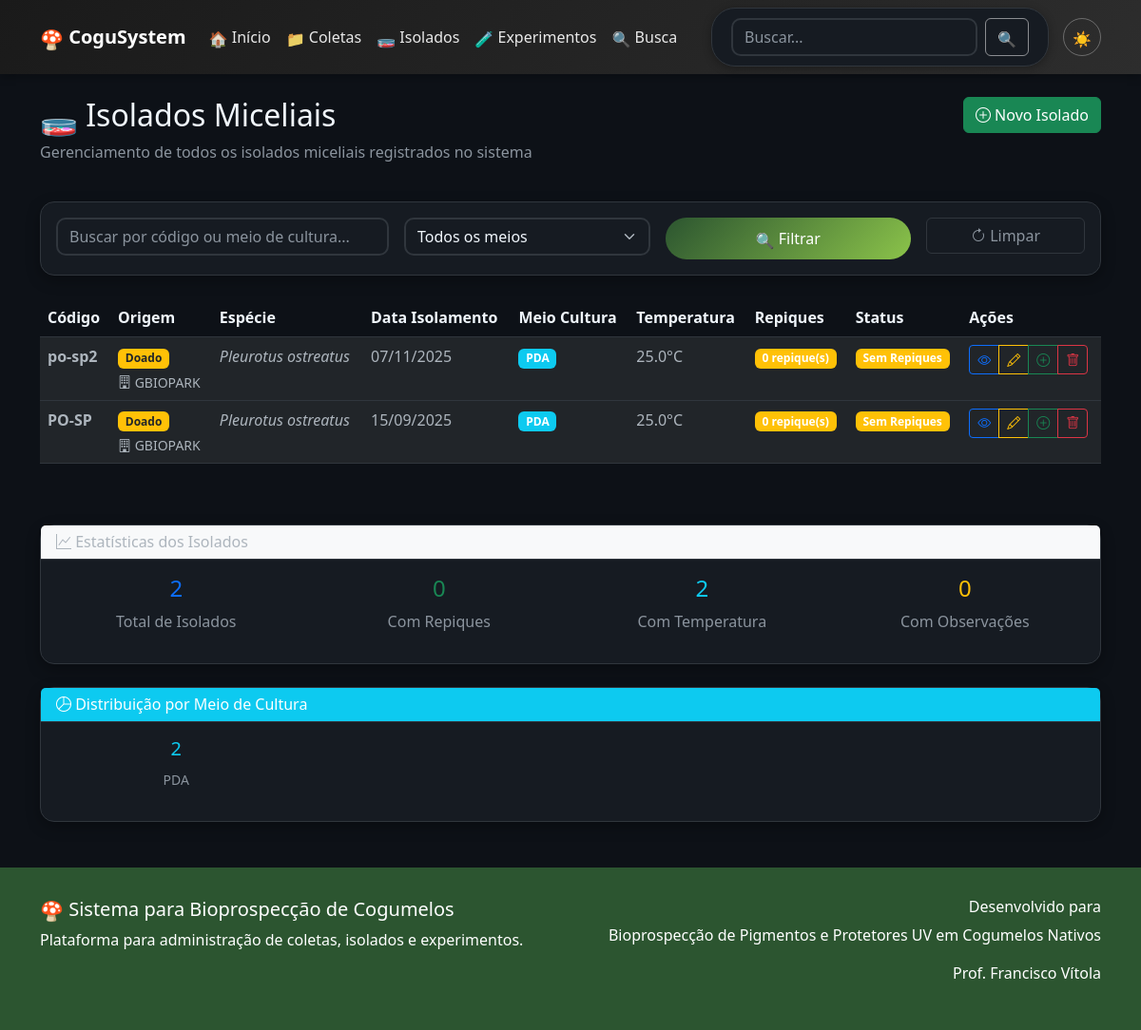
The app's page /isolados, older data.
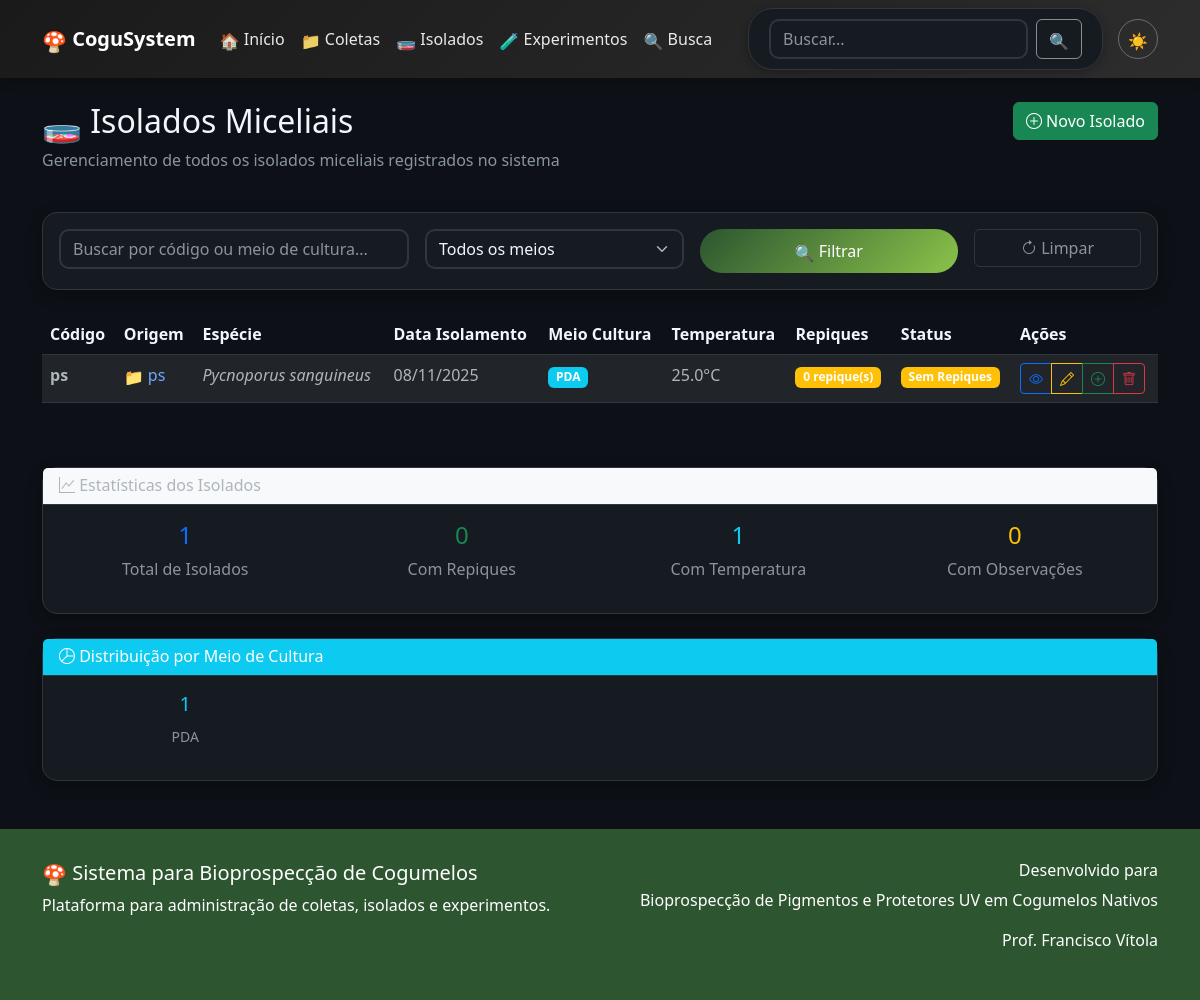
The same page, newer data.
### app.py (models this page shows)
class Isolado(db.Model):
    id = db.Column(db.Integer, primary_key=True)
    codigo = db.Column(db.String(50), unique=True, nullable=False)
    coleta_id = db.Column(db.Integer, db.ForeignKey('coleta.id'), nullable=True)
    origem_tipo = db.Column(db.String(20), nullable=False, default='coleta')
    origem_instituicao = db.Column(db.String(255))
    especie_nome_cientifico = db.Column(db.String(200))
    data_isolamento = db.Column(db.Date, nullable=False)
    meio_cultura = db.Column(db.String(100))
    temperatura_incubacao = db.Column(db.Float)
    observacoes = db.Column(db.Text)
    data_cadastro = db.Column(db.DateTime, default=datetime.utcnow)
    repiques = db.relationship('Repique', backref='isolado', lazy=True, cascade='all, delete-orphan')
    experimentos = db.relationship('Experimento', backref='isolado', lazy=True, cascade='all, delete-orphan')
    imagens = db.relationship('ImagemIsolado', back_populates='isolado', lazy=True, cascade='all, delete-orphan')

class Coleta(db.Model):
    id = db.Column(db.Integer, primary_key=True)
    codigo = db.Column(db.String(50), unique=True, nullable=False)
    nome_cientifico = db.Column(db.String(200))
    nome_popular = db.Column(db.String(200))
    data_coleta = db.Column(db.Date, nullable=False)
    local_coleta = db.Column(db.String(500))
    coordenadas = db.Column(db.String(100))
    substrato = db.Column(db.String(200))
    coletor = db.Column(db.String(200))
    observacoes = db.Column(db.Text)
    data_cadastro = db.Column(db.DateTime, default=datetime.utcnow)
    isolados = db.relationship('Isolado', backref='coleta', lazy=True, cascade='all, delete-orphan')
    experimentos = db.relationship('Experimento', backref='coleta', lazy=True, cascade='all, delete-orphan')
    imagens = db.relationship('ImagemColeta', back_populates='coleta', lazy=True, cascade='all, delete-orphan')

### app.py (the view)
@app.route('/isolados')
def isolados():
    page = request.args.get('page', 1, type=int)
    isolados = Isolado.query.order_by(Isolado.data_cadastro.desc()).paginate(
        page=page, per_page=20, error_out=False)
    return render_template('isolados.html', isolados=isolados)

### templates/isolados.html (shortened to what the changed rows need)
{% extends "base.html" %}
{% block content %}
<div class="row mb-4">
    <div class="col-md-8">
        <h2><i class="bi bi-petri-dish"></i> Isolados Miceliais</h2>
    </div>
</div>
<div class="row">
    <div class="col-12">
        {% if isolados.items %}
            <div class="table-responsive">
                <table class="table table-hover">
                    <thead class="table-dark">
                        <tr>
                            <th>Código</th>
                            <th>Origem</th>
                            <th>Espécie</th>
                            <th>Data Isolamento</th>
                            <th>Meio Cultura</th>
                            <th>Temperatura</th>
                            <th>Repiques</th>
                            <th>Status</th>
                            <th>Ações</th>
                        </tr>
                    </thead>
                    <tbody>
                        {% for isolado in isolados.items %}
                        <tr>
                            <td>
                                <strong>{{ isolado.codigo }}</strong>
                            </td>
                            <td>
                                {% set origem_tipo = isolado.origem_tipo or 'coleta' %}
                                {% if origem_tipo == 'coleta' %}
                                    {% if isolado.coleta %}
                                        <a href="{{ url_for('coleta_detalhe', id=isolado.coleta.id) }}"
                                           class="text-decoration-none">
                                            <i class="bi bi-collection"></i> {{ isolado.coleta.codigo }}
                                        </a>
                                    {% else %}
                                        <span class="text-muted">Coleta não informada</span>
                                    {% endif %}
                                {% elif origem_tipo == 'adquirida' %}
                                    <span class="badge bg-info text-dark">Adquirido</span>
                                    {% if isolado.origem_instituicao %}
                                        <div class="small mt-1"><i class="bi bi-building"></i> {{ isolado.origem_instituicao }}</div>
                                    {% endif %}
                                {% elif origem_tipo == 'doada' %}
                                    <span class="badge bg-warning text-dark">Doado</span>
                                    {% if isolado.origem_instituicao %}
                                        <div class="small mt-1"><i class="bi bi-building"></i> {{ isolado.origem_instituicao }}</div>
                                    {% endif %}
                                {% else %}
                                    <span class="text-muted">Origem não informada</span>
                                {% endif %}
                            </td>
                            <td>
                                {% if isolado.especie_nome_cientifico %}
                                    <em>{{ isolado.especie_nome_cientifico }}</em>
                                {% else %}
                                    <span class="text-muted">Não informado</span>
                                {% endif %}
                            </td>
                            <td>{{ isolado.data_isolamento.strftime('%d/%m/%Y') }}</td>
                            <td>
                                <span class="badge bg-info">{{ isolado.meio_cultura }}</span>
                            </td>
                            <td>
                                {% if isolado.temperatura_incubacao %}
                                    {{ isolado.temperatura_incubacao }}°C
                                {% else %}
                                    <span class="text-muted">N/A</span>
                                {% endif %}
                            </td>
                            <td>
                                <span class="badge bg-{{ 'success' if isolado.repiques else 'warning' }}">
                                    {{ isolado.repiques|length }} repique(s)
                                </span>
                            </td>
                            <td>
                                {% if isolado.repiques %}
                                    <span class="badge bg-success">Ativo</span>
                                {% else %}
                                    <span class="badge bg-warning">Sem Repiques</span>
                                {% endif %}
                            </td>
                            <td>
                                <div class="btn-group" role="group">
                                    <a href="{{ url_for('isolado_detalhe', id=isolado.id) }}"
                                       class="btn btn-sm btn-outline-primary" title="Ver Detalhes">
                                        <i class="bi bi-eye"></i>
                                    </a>
                                    <a href="{{ url_for('editar_isolado', id=isolado.id) }}"
                                       class="btn btn-sm btn-outline-warning" title="Editar Isolado">
                                        <i class="bi bi-pencil"></i>
                                    </a>
                                    <a href="{{ url_for('novo_repique', isolado_id=isolado.id) }}"
                                       class="btn btn-sm btn-outline-success" title="Novo Repique">
                                        <i class="bi bi-plus-circle"></i>
                                    </a>
                                    <button type="button" class="btn btn-sm btn-outline-danger delete-isolado-btn"
                                            data-isolado-id="{{ isolado.id }}"
                                            data-isolado-codigo="{{ isolado.codigo }}"
                                            data-repiques-count="{{ isolado.repiques|length }}"
                                            data-experimentos-count="{{ isolado.experimentos|length }}"
                                            title="Excluir Isolado">
                                        <i class="bi bi-trash"></i>
                                    </button>
                                </div>
                            </td>
                        </tr>
                        {% endfor %}
                    </tbody>
                </table>
            </div>
        {% endif %}
    </div>
</div>
<div class="row mt-5">
    <div class="col-12">
        <div class="card">
            <div class="card-body">
                <div class="row text-center">
                    <div class="col-md-3">
                        <h4 class="text-primary">{{ isolados.total }}</h4>
                        <p class="text-muted">Total de Isolados</p>
                    </div>
                    <div class="col-md-3">
                        <h4 class="text-info">{{ isolados.items|selectattr('temperatura_incubacao')|list|length }}</h4>
                        <p class="text-muted">Com Temperatura</p>
                    </div>
                </div>
            </div>
        </div>
    </div>
</div>
<div class="row mt-4">
    <div class="col-12">
        <div class="card">
            <div class="card-body">
                <div class="row">
                    {% set meios = {} %}
                    {% for isolado in isolados.items %}
                        {% if isolado.meio_cultura %}
                            {% if isolado.meio_cultura not in meios %}
                                {% set _ = meios.update({isolado.meio_cultura: 0}) %}
                            {% endif %}
                            {% set _ = meios.update({isolado.meio_cultura: meios[isolado.meio_cultura] + 1}) %}
                        {% endif %}
                    {% endfor %}
                    {% for meio, count in meios.items() %}
                    <div class="col-md-3 mb-3">
                        <div class="text-center">
                            <h5 class="text-info">{{ count }}</h5>
                            <small class="text-muted">{{ meio }}</small>
                        </div>
                    </div>
                    {% endfor %}
                </div>
            </div>
        </div>
    </div>
</div>
{% endblock %}

Row changes from the older to the newer data that the page shows:
removed Isolado: codigo "po-sp2", origem_instituicao "GBIOPARK", especie_nome_cientifico "Pleurotus ostreatus", data_isolamento "07/11/2025", meio_cultura "PDA", temperatura_incubacao "25.0", repiques|length "0", id "2"
now on one of the page's lists (row edited): Isolado: meio_cultura "PDA"
changed Isolado "PDA": codigo "PO-SP" → "ps"; origem_tipo "doada" → "coleta" (drawn); coleta.codigo (not shown) → "ps"; especie_nome_cientifico "Pleurotus ostreatus" → "Pycnoporus sanguineus"; data_isolamento "15/09/2025" → "08/11/2025"; origem_instituicao "GBIOPARK" → (not shown)
Text that changed along with them:
{{ isolados.total }}: "2" → "1"
{{ isolados.items|selectattr('temperatura_incubacao')|list|length }}: "2" → "1"
